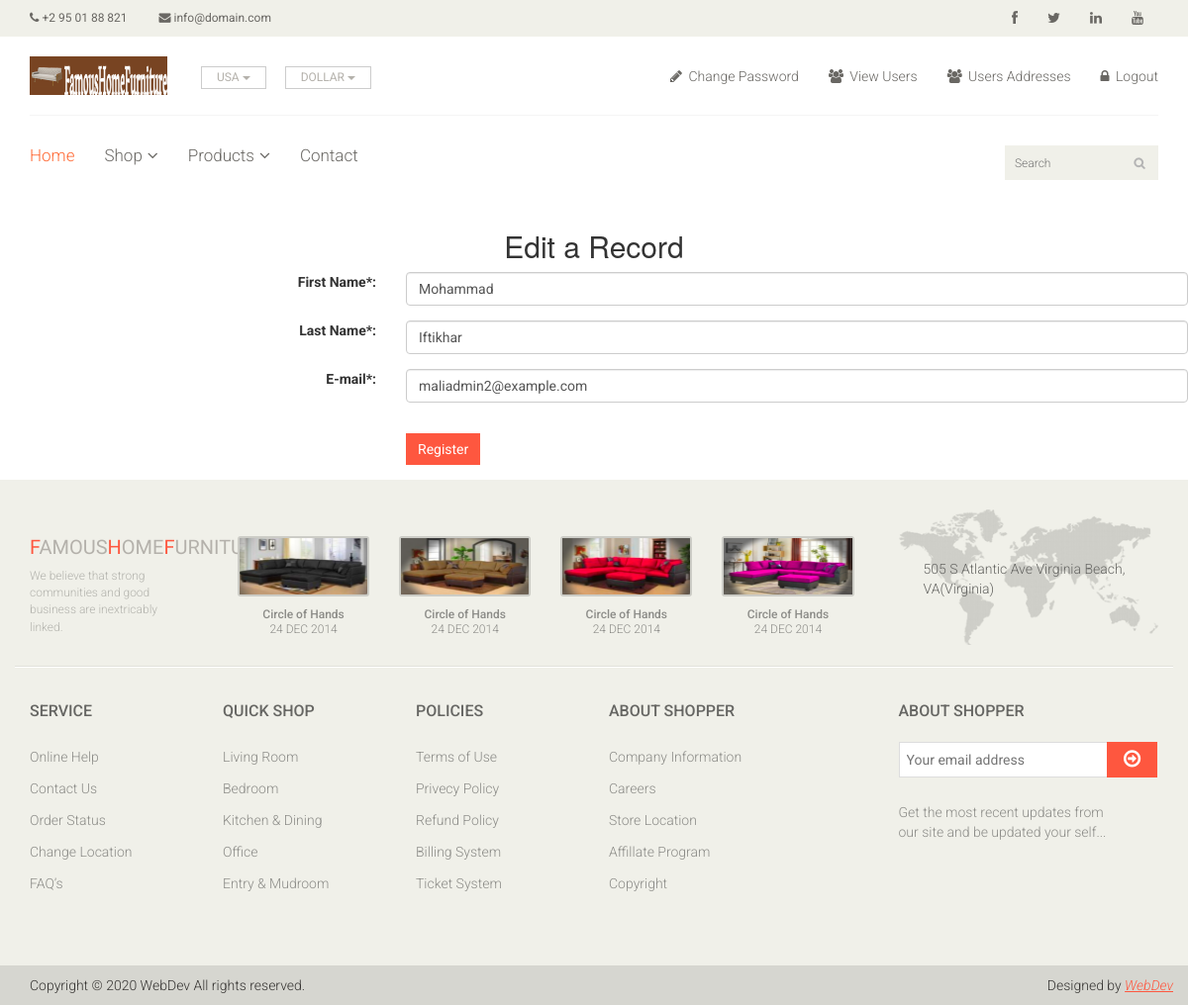
/edit_user.php?id=54 (signed in), run on the app's committed database.
### tables this page shows
CREATE TABLE `users` (
  `userid` mediumint(6) UNSIGNED NOT NULL,
  `title` varchar(10) DEFAULT NULL,
  `first_name` varchar(30) NOT NULL,
  `middle_name` varchar(40) NOT NULL,
  `last_name` varchar(40) NOT NULL,
  `email` varchar(50) NOT NULL,
  `password` char(60) NOT NULL,
  `phone` char(15) DEFAULT NULL,
  `zcode_pcode` char(10) NOT NULL,
  `country` char(25) NOT NULL,
  `state` char(25) NOT NULL,
  `address1` varchar(50) NOT NULL,
  `address2` varchar(50) NOT NULL,
  `mobile_phone` char(15) NOT NULL,
  `fax` char(15) DEFAULT NULL,
  `registration_date` datetime NOT NULL,
  `user_level` tinyint(1) UNSIGNED NOT NULL
);

### process_edit_record.php (the view, shortened to what this page needs)
<?php
try
{
if ( (isset($_GET['id'])) && (is_numeric($_GET['id'])) ) {
    $id = htmlspecialchars($_GET['id'], ENT_QUOTES);
} elseif ( (isset($_POST['id'])) && (is_numeric($_POST['id'])) ) {
	$id = htmlspecialchars($_POST['id'], ENT_QUOTES);
} else {
	echo '<p class="text-center">This page has been accessed in error.</p>';
	include ('footer.php');
	exit();
}
require ('./mysqli-connect.php');
	$q = mysqli_stmt_init($dbcon);
	$query = "SELECT first_name, last_name, email FROM users WHERE userid=?";
    mysqli_stmt_prepare($q, $query);
	mysqli_stmt_bind_param($q, 'i', $id);
    mysqli_stmt_execute($q);
	$result = mysqli_stmt_get_result($q);
	$row1 = mysqli_fetch_array($result, MYSQLI_ASSOC);
if (mysqli_num_rows($result) == 1) {
?>
<h2 class="h2 text-center">Edit a Record</h2>
<form action="edit_user.php" method="post"
	name="editform" id="editform">
<div class="form-group row">
<label for="first_name" class="col-sm-4 col-form-label text-right">First Name*:</label>
    <div class="col-sm-8">
    <input type="text" id="first_name" class="form-control" name="first_name" pattern="[a-zA-Z][a-zA-Z\s]*"
            title="Alphabetic and space only max of 30 characters"
            placeholder="First Name *" maxlength="30" required
            value=
    "<?php if(isset($row1['first_name']))
    echo htmlspecialchars($row1['first_name'], ENT_QUOTES);?>" >
    </div>
  </div>
  <div class="form-group row">
    <label for="last_name" class="col-sm-4 col-form-label text-right">Last Name*:</label>
    <div class="col-sm-8">
      <input type="text" class="form-control" id="last_name" name="last_name"
	  pattern="[a-zA-Z][a-zA-Z\s\-\']*"
	  title="Alphabetic, dash, quote and space only max of 40 characters"
	  placeholder="Last Name" maxlength="40" required
	  value=
		"<?php if (isset($row1['last_name']))
		echo htmlspecialchars($row1['last_name'], ENT_QUOTES); ?>" >
    </div>
  </div>
<div class="form-group row">
    <label for="email" class="col-sm-4 col-form-label text-right">E-mail*:</label>
    <div class="col-sm-8">
      <input type="email" class="form-control" id="email" name="email"
	  placeholder="E-mail" maxlength="60" required
	   value=
		"<?php if (isset($row1['email']))
		echo htmlspecialchars($row1['email'], ENT_QUOTES); ?>" >
    </div>
  </div>
<div class="form-group row">
<label for="" class="col-sm-4 col-form-label"></label>
    <div class="col-sm-8">
	<input id="submit" class="btn btn-primary" type="submit" name="submit" value="Register">
    </div>
	</div>
	</form>
<?php
} else {
	echo '<p class="text-center">This page has been accessed in error.</p>';
}
}
catch(Exception $e)
{
	print "The system is busy. Please try later";
}catch(Error $e)
{
	print "The system is currently busy. Please try again later";
}
?>

### css/main.css (style rules this page uses)
body { font-family: 'Roboto', sans-serif; background:; position: relative; font-weight:400px; }
h1, h2, h3, h4, h5, h6 { font-family: 'Roboto', sans-serif; }
.btn.btn-primary { background:#FE573F; border: 0 none; border-radius: 0; margin-top: 16px; }

### data on the page
users: first_name "Mohammad", last_name "Iftikhar", email "maliadmin2@example.com"
